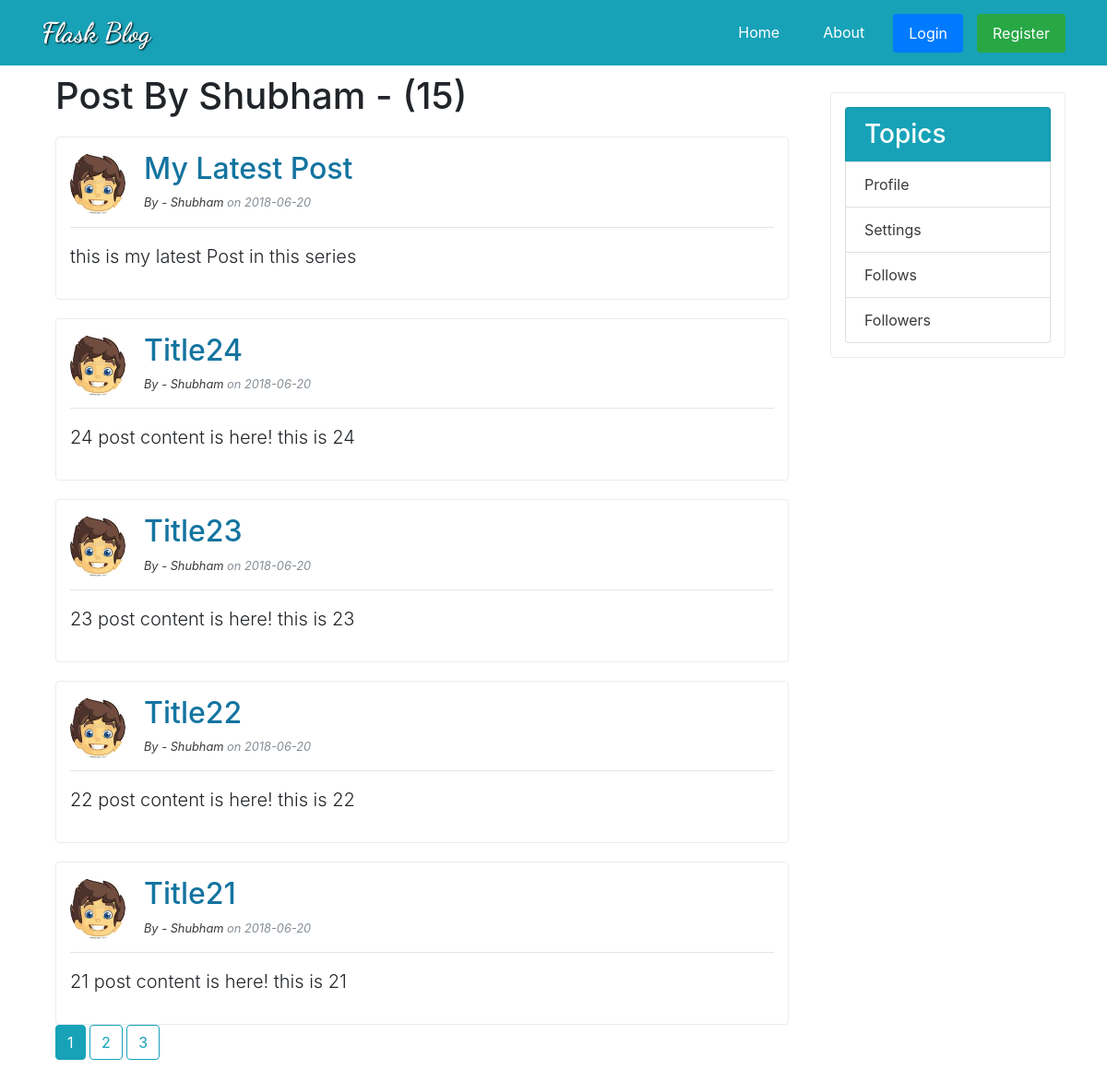
Page /user/Shubham on the committed database.
### flaskblog/models.py (models this page shows, shortened)
class User(db.Model, UserMixin):
	id = db.Column(db.Integer, primary_key=True)
	username = db.Column(db.String(20), unique=True, nullable=False)
	email = db.Column(db.String(120), unique=True, nullable=False)
	image_file = db.Column(db.String(20), default='default.jpg', nullable=False)
	password = db.Column(db.String(60), nullable=False)
	posts = db.relationship('Post', backref='author', lazy=True)

class Post(db.Model):
	id = db.Column(db.Integer, primary_key=True)
	title = db.Column(db.String(100), nullable=False)
	date_posted = db.Column(db.DateTime, nullable=False, default=datetime.utcnow)
	content = db.Column(db.Text, nullable=False)
	user_id = db.Column(db.Integer, db.ForeignKey('user.id'), nullable=False)

### flaskblog/routes.py (the view)
@app.route("/user/<string:username>")
def userpost(username):
	page = request.args.get('page', 1, type=int)
	user = User.query.filter_by(username = username).first_or_404()
	posts = Post.query.filter_by(author = user).order_by(Post.date_posted.desc())\
			.paginate(per_page=5, page=page)
	return render_template('userpost.html', posts=posts, user=user)

### flaskblog/templates/userpost.html
{% extends "layout.html" %}
{% block content %}
    <div class="container">
        <h1 class="mb-3">Post By {{ user.username }} - ({{ posts.total }})</h1>
        {% for post in posts.items %}
        <div class="fluid-container border rounded content">
                <img class="rounded-circle postpic clearfix" src="{{url_for('static', filename='propic/'+post.author.image_file)}}" alt="">
                <h2><a class="title" href="{{ url_for('post', post_id = post.id) }}">{{post.title}}</a></h2>
                <p class="font-italic text-muted small"> <a href="{{ url_for('userpost', username=post.author.username) }}">By - {{post.author.username}} </a>on {{post.date_posted.strftime('%Y-%m-%d') }}</p>
                <hr>
                <p class="lead">{{post.content}}</p>
            </div>
        {% endfor %}
        {% for page_num in posts.iter_pages(left_edge=1, right_edge=1, left_current=1, right_current=2) %}
            {% if page_num %}
                {% if posts.page == page_num %}
                    <a class="btn btn-info mb-4 " href="{{ url_for('userpost',username=user.usernmae, page=page_num) }}">{{ page_num }}</a>
                {% else %}
                    <a class="btn btn-outline-info mb-4 " href="{{ url_for('userpost',username=user.username , page=page_num) }}">{{ page_num }}</a>
                {% endif %}
            {% else %}
                ...
            {% endif %}
        {% endfor %}
    </div>
{% endblock content %}

### flaskblog/static/main.css (style rules this page uses)
a { color:rgb(58, 58, 58); }
.title { color: rgb(20, 116, 160); padding: 10px; padding-left: 0; }
.content { margin-top: 20px; }
.border { padding: 15px; transition: all 0.3s ease-in-out; }
.postpic { float: left; margin-right: 20px; width: 60px; }

### rows in the picture
User: username "Shubham"
Post: image_file (picture), title "My Latest Post", author.username "Shubham", date_posted "2018-06-20", content "this is my latest Post in this series"
Post: image_file (picture), title "Title24", author.username "Shubham", date_posted "2018-06-20", content "24 post content is here! this is 24"
Post: image_file (picture), title "Title23", author.username "Shubham", date_posted "2018-06-20", content "23 post content is here! this is 23"
Post: image_file (picture), title "Title22", author.username "Shubham", date_posted "2018-06-20", content "22 post content is here! this is 22"
Post: image_file (picture), title "Title21", author.username "Shubham", date_posted "2018-06-20", content "21 post content is here! this is 21"

### other values in the picture
{{ posts.total }} "15"
{{ page_num }} "1"
{{ page_num }} "2" "3"
